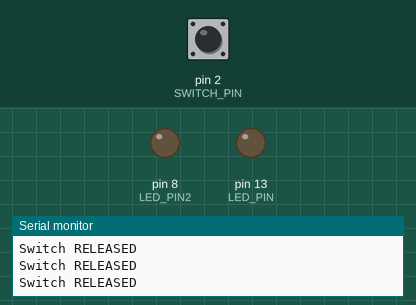
This program was run on a simulated Arduino Uno, built with avr-gcc and run on an emulated ATmega328P. Shown: output pins drawn as LEDs (lit = HIGH), the last lines printed to the serial monitor. Dashed ring = blinking. Inputs (shaded band) come from the test bench; at power-on: pin 2 (SWITCH_PIN) HIGH.

Above: at 1.2 s.
1.3 s: pin 2 (SWITCH_PIN) pulled LOW for 1 s
At 1.47 s:
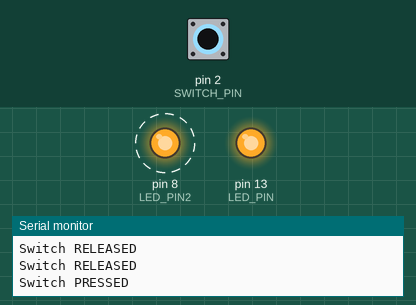
4.0 s: pin 2 (SWITCH_PIN) pulled LOW for 0.15 s
At 5.5 s:
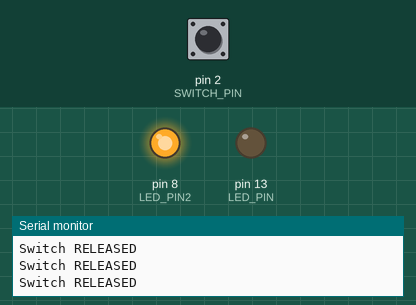
5.8 s: pin 2 (SWITCH_PIN) pulsed LOW 2 times (0.12 s each, 0.3 s apart)
At 5.97 s:
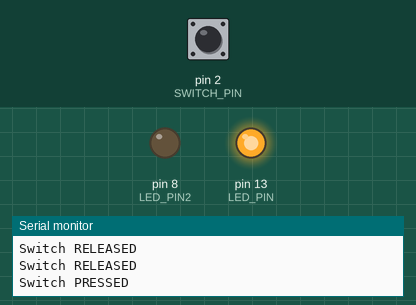
Timing chart, 0 to 8.8 s (numbered marks = the images above; inputs shaded):
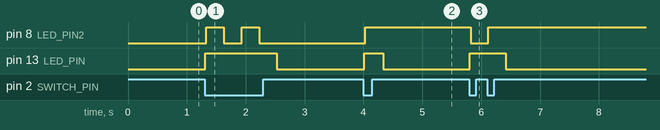

The program:

main.cpp
```cpp
#include <Arduino.h>
#define SWITCH_PIN 2
#define LED_PIN 13
#define LED_PIN2 8

bool ledState = LOW;

void setup() {
  pinMode(SWITCH_PIN, INPUT_PULLUP);
  pinMode(LED_PIN, OUTPUT);
  pinMode(LED_PIN2, OUTPUT);
  Serial.begin(9600);
}

void loop() {
  int buttonState = digitalRead(SWITCH_PIN);

  if (buttonState == LOW) {
    digitalWrite(LED_PIN, HIGH);
    Serial.println("Switch PRESSED");
    ledState = !ledState;                  // สลับสถานะ LED2
    digitalWrite(LED_PIN2, ledState);
    delay(300);                            // กันเด้งปุ่ม
  } else {
    digitalWrite(LED_PIN, LOW);
    Serial.println("Switch RELEASED");
  }
}
```

Measured:
- after the input at 1.3 s, pin 8 (LED_PIN2): alternates HIGH for 0.30 s and LOW for 0.30 s, 4 changes in all, then stays LOW, starting at once; pin 13 (LED_PIN): LOW → HIGH at once, → LOW 1.2 s later
- after the input at 4.0 s, pin 8 (LED_PIN2): LOW → HIGH at once; pin 13 (LED_PIN): LOW → HIGH at once, → LOW 0.32 s later
- after the input at 5.8 s, pin 8 (LED_PIN2): HIGH → LOW at once, → HIGH 0.30 s later; pin 13 (LED_PIN): LOW → HIGH at once, → LOW 0.62 s later
